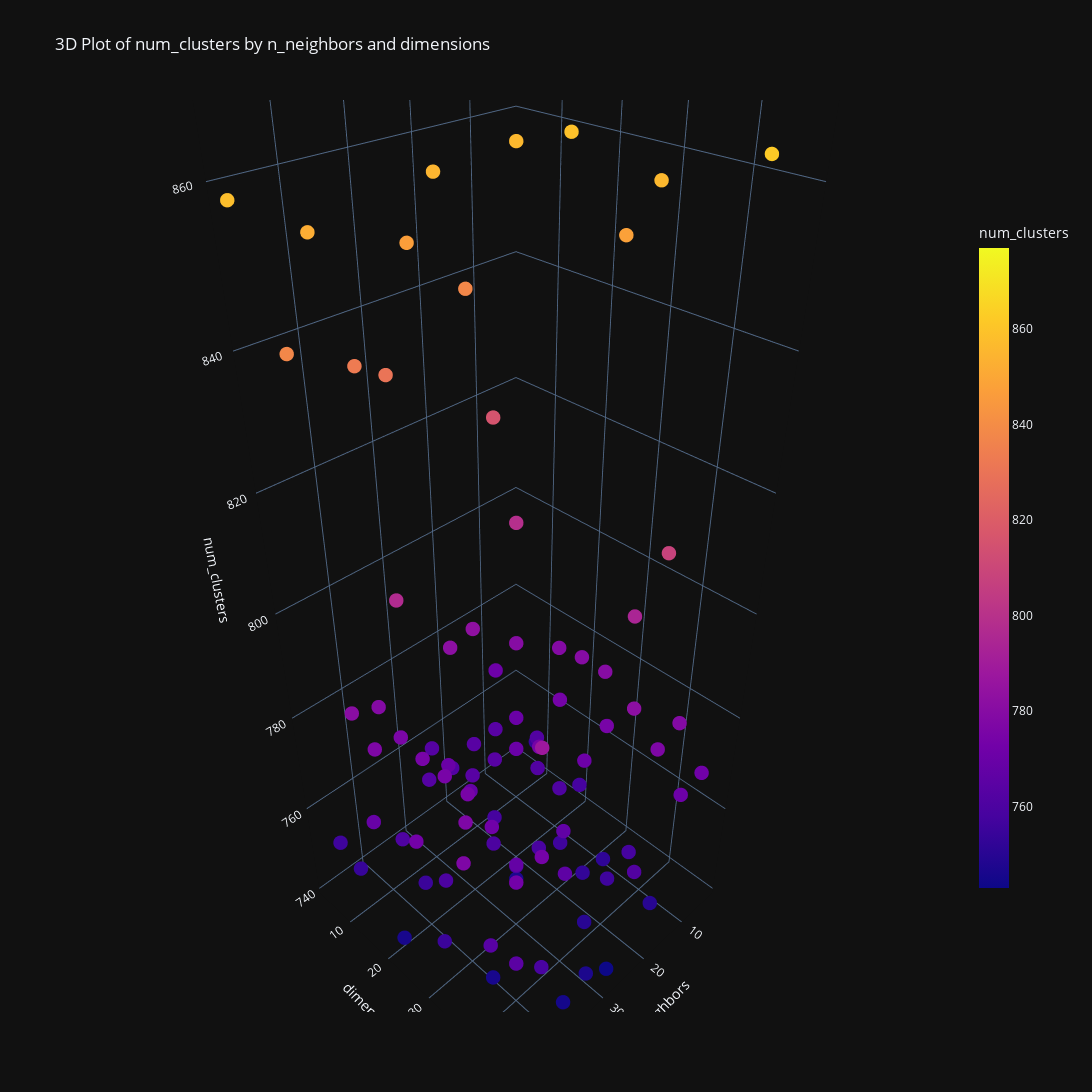

Write notebook code for a chart like this one.
### Code cell
fig = dr_exper_plot3d(metrics, z_metric='num_clusters')
fig.show()

### Figure 1 — Plotly figure (JSON) as saved in the notebook; plotly's stock layout.template omitted (floating-point values rounded to 4 significant figures)
{"data": [{"hovertemplate": "n_neighbors=%{x}<br>dimensions=%{y}<br>num_clusters=%{marker.color}<extra></extra>", "legendgroup": "", "marker": {"color": [775, 775, 830, 859, 779, 838, 756, 771, 756, 788, 772, 761, 777, 758, 875, 763, 755, 855, 775, 758, 877, 745, 753, 838, 759, 779, 762, 755, 764, 764, 856, 797, 761, 774, 743, 856, 759, 774, 756, 760, 808, 770, 773, 782, 848, 833, 750, 754, 777, 762, 858, 750, 773, 768, 771, 774, 768, 794, 776, 746, 847, 868, 758, 799, 781, 767, 874, 746, 772, 777, 770, 762, 770, 780, 779, 769, 747, 752, 816, 765, 759, 862, 777, 764, 775, 782, 764, 763, 780, 852, 762, 780, 754, 766, 771, 764, 747, 876, 760, 783], "coloraxis": "coloraxis", "symbol": "circle", "size": 5}, "mode": "markers", "name": "", "scene": "scene", "showlegend": false, "x": [38, 13, 28, 3, 8, 43, 23, 13, 48, 33, 8, 18, 48, 28, 3, 33, 43, 18, 38, 13, 3, 38, 23, 13, 33, 8, 18, 48, 23, 28, 3, 33, 43, 13, 28, 3, 43, 38, 23, 33, 8, 18, 48, 23, 3, 33, 18, 8, 43, 13, 48, 28, 43, 38, 13, 23, 33, 8, 38, 48, 23, 3, 18, 8, 43, 28, 3, 43, 38, 13, 23, 28, 33, 8, 38, 48, 33, 18, 8, 48, 28, 3, 43, 18, 38, 13, 23, 28, 8, 38, 23, 13, 48, 33, 18, 48, 28, 3, 43, 18], "y": [23, 33, 3, 13, 18, 3, 43, 8, 8, 38, 48, 28, 38, 23, 33, 13, 23, 3, 18, 28, 8, 48, 38, 3, 33, 43, 23, 33, 13, 18, 28, 8, 18, 23, 48, 3, 48, 43, 33, 28, 38, 18, 28, 8, 23, 3, 48, 13, 13, 18, 3, 43, 43, 38, 48, 28, 23, 33, 13, 23, 3, 18, 43, 8, 8, 38, 48, 38, 33, 43, 23, 13, 18, 28, 8, 18, 48, 38, 3, 48, 33, 43, 33, 13, 28, 38, 18, 8, 23, 3, 48, 13, 13, 43, 33, 43, 28, 38, 28, 8], "z": [775, 775, 830, 859, 779, 838, 756, 771, 756, 788, 772, 761, 777, 758, 875, 763, 755, 855, 775, 758, 877, 745, 753, 838, 759, 779, 762, 755, 764, 764, 856, 797, 761, 774, 743, 856, 759, 774, 756, 760, 808, 770, 773, 782, 848, 833, 750, 754, 777, 762, 858, 750, 773, 768, 771, 774, 768, 794, 776, 746, 847, 868, 758, 799, 781, 767, 874, 746, 772, 777, 770, 762, 770, 780, 779, 769, 747, 752, 816, 765, 759, 862, 777, 764, 775, 782, 764, 763, 780, 852, 762, 780, 754, 766, 771, 764, 747, 876, 760, 783], "type": "scatter3d"}], "layout": {"scene": {"domain": {"x": [0.0, 1.0], "y": [0.0, 1.0]}, "xaxis": {"title": {"text": "n_neighbors"}}, "yaxis": {"title": {"text": "dimensions"}}, "zaxis": {"title": {"text": "num_clusters"}}}, "coloraxis": {"colorbar": {"title": {"text": "num_clusters"}, "len": 0.75}, "colorscale": [[0.0, "#0d0887"], [0.1111, "#46039f"], [0.2222, "#7201a8"], [0.3333, "#9c179e"], [0.4444, "#bd3786"], [0.5556, "#d8576b"], [0.6667, "#ed7953"], [0.7778, "#fb9f3a"], [0.8889, "#fdca26"], [1.0, "#f0f921"]], "cmin": 743, "cmax": 877}, "legend": {"tracegroupgap": 0}, "title": {"text": "3D Plot of num_clusters by n_neighbors and dimensions"}, "width": 1600, "height": 1600}}
